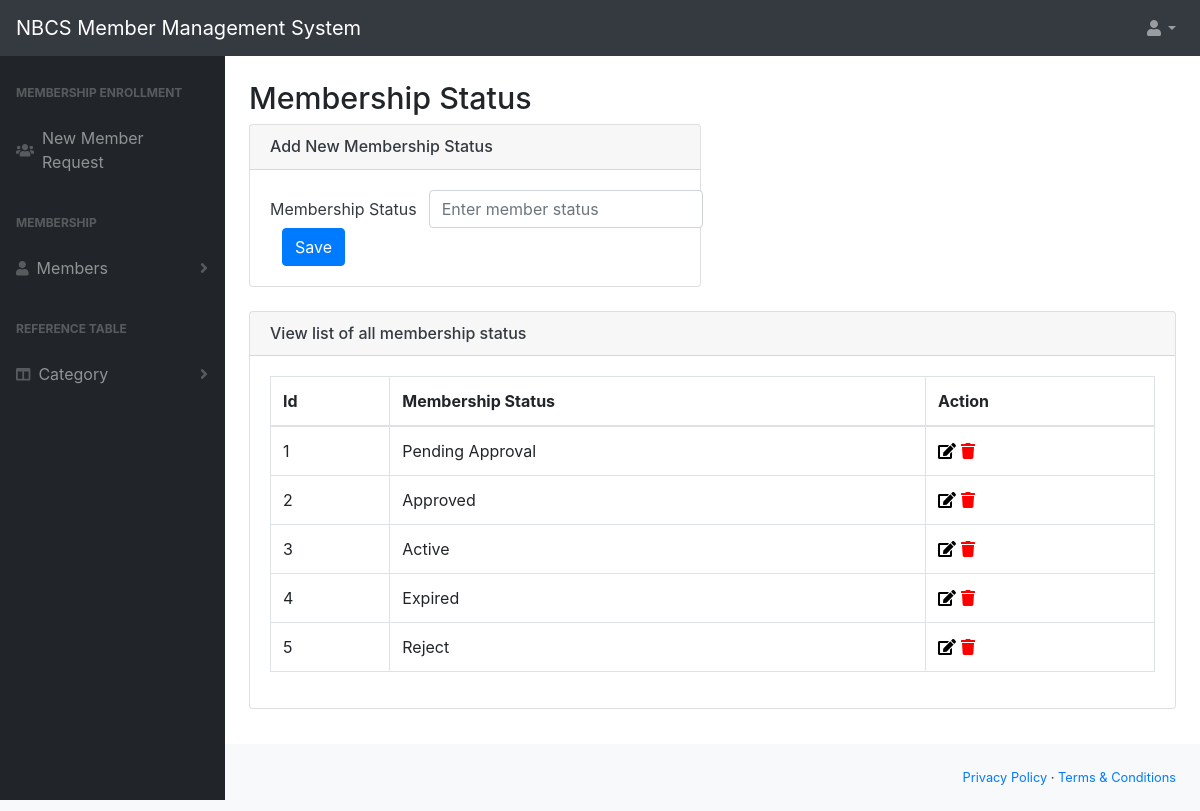
Screenshot of /admin/memberstatus.php with the database file from the repository.
### tables this page shows
CREATE TABLE `memstatus` (
  `id` int(1) NOT NULL,
  `memstatus` varchar(20) NOT NULL
);

### admin/memberstatus.php (the view, shortened to what this page needs)
<?php
include 'inc/header.php';
?>
<div id="layoutSidenav_content">
 <main>
  <div class="container-fluid">
   <h1 class="mt-4">Membership Status</h1>
   <div class="row">
    <div class="col-xl-6 col-md-6">
     <div class="card card-outline-secondary bg-white text-dark mb-4">
      <div class="card-header">
       <h6 class="mb-0">Add New Membership Status</h6>
      </div>
      <div class="card-body">
       <form class="form-inline" method="POST">
        <div class="form-group ">
         <label for="memstatus" class="col-xs-4 col-form-label">Membership Status</label>
         <div class="col-xs-6 col-md-6">
          <input type="text" class="form-control" id="memstatus" name="memstatus" placeholder="Enter member status">
         </div>
        </div>
        <div class="form-group">
         <div class="col-xs-2 col-md-1 text-right">
          <button type="submit" name="save" class="btn btn-primary">Save</button>
         </div>
        </div>
      </div>
     </div>
    </div>
    <div class="col-xl-12 col-md-12">
     <div class="card card-outline-secondary  bg-white text-dark mb-4">
      <div class="card-header">
       <h6 class="mb-0">View list of all membership status</h6>
      </div>
      <div class="card-body">
       <table class="table table-bordered">
        <thead>
         <tr>
          <th>Id</th>
          <th>Membership Status</th>
          <th>Action</th>
         </tr>
        </thead>
        <tbody>
         <?php
          $query="SELECT * FROM memstatus order by id asc";
          $result=mysqli_query($dbc,$query);
          while($row=mysqli_fetch_assoc($result)){
          $id=$row['id'];
          $memstatus=$row['memstatus'];
         ?>
         <tr>
          <td><?php echo $id; ?></td>
          <td><?php echo $memstatus;?></td>
          <td>
           <a href=""><i class="fa fa-edit" style="color:black;"></i></a>
           <a href="memberstatus.php?deleteId=<?php echo $id; ?>"><i class="fa fa-trash" style="color:red;"></i></a>
          </td>
         </tr>
         <?php
        }
       ?>
        </tbody>
       </table>
      </div>
     </div>
    </div>
   </div>
  </div>
</div>
</div>
<?php
include 'inc/footer.php';
?>

### rows the page displays
memstatus: id "1", memstatus "Pending Approval"
memstatus: id "2", memstatus "Approved"
memstatus: id "3", memstatus "Active"
memstatus: id "4", memstatus "Expired"
memstatus: id "5", memstatus "Reject"
